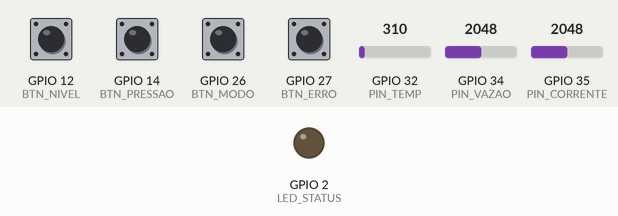
This sketch was run on a simulated ESP32. On the bench: output pins drawn as LEDs (lit = HIGH). Inputs (shaded band) come from the test bench; at power-on: GPIO 12 (BTN_NIVEL), GPIO 14 (BTN_PRESSAO), GPIO 26 (BTN_MODO), GPIO 27 (BTN_ERRO) HIGH, GPIO 32 (PIN_TEMP) = 310, GPIO 34 (PIN_VAZAO) = 2048, GPIO 35 (PIN_CORRENTE) = 2048. WiFi joins after 1.5 s; servers stay silent unless stated; random numbers use the default seed unless the sketch sets one; no MQTT or app messages arrive unless stated; what the sketch prints to the serial monitor is not drawn.

Above: at 0.0 s.
At 1.6 s:
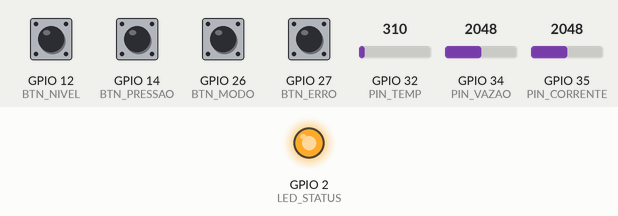
Timing chart, 0 to 3.1 s (numbered marks = the images above):
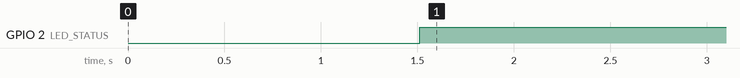

Measured:
- by itself, GPIO 2 (LED_STATUS): LOW → HIGH at 1.5 s

The sketch:

ESP32_PredictDT.ino
```cpp
#include <WiFi.h>
#include <PubSubClient.h>

// --- Configurações de Rede ---
const char* ssid = "NOME_REDE";
const char* password = "SENHA_REDE";
const char* mqtt_server = "broker.hivemq.com";

// --- Definições de Hardware (Pinos) ---
#define LED_STATUS 2     // LED Azul nativo do ESP32
#define PIN_VAZAO 34
#define PIN_CORRENTE 35
#define PIN_TEMP 32

#define BTN_NIVEL 12
#define BTN_PRESSAO 14
#define BTN_ERRO 27
#define BTN_MODO 26
#define BTN_RESET 25

WiFiClient espClient;
PubSubClient client(espClient);
unsigned long lastMsg = 0;
unsigned long lastBlink = 0;
const char* topicPrefix = "predictdt/sbl/bomba01/";

void setup_wifi() {
  delay(10);
  Serial.println("\nConectando WiFi...");
  WiFi.begin(ssid, password);
  while (WiFi.status() != WL_CONNECTED) {
    digitalWrite(LED_STATUS, LOW); // LED apagado enquanto não tem WiFi
    delay(500);
    Serial.print(".");
  }
  Serial.println("\nWiFi Conectado!");
}

void reconnect() {
  while (!client.connected()) {
    // Lógica para piscar o LED enquanto tenta o Broker
    unsigned long now = millis();
    if (now - lastBlink > 200) {
      lastBlink = now;
      digitalWrite(LED_STATUS, !digitalRead(LED_STATUS));
    }

    Serial.print("Tentando MQTT...");
    String clientId = "ESP32_PredictDT_" + String(random(0, 0xffff), HEX);

    if (client.connect(clientId.c_str())) {
      Serial.println("Conectado!");
      digitalWrite(LED_STATUS, HIGH); // Fica aceso direto ao conectar no Broker
    } else {
      Serial.print("falhou, rc=");
      Serial.print(client.state());
      Serial.println(" tentando novamente...");
      // O loop vai continuar e o LED vai piscar por causa do código acima
      delay(2000);
    }
  }
}

void enviarTelemetria() {
  float vazao = map(analogRead(PIN_VAZAO), 0, 4095, 0, 500) / 10.0;
  float corrente = map(analogRead(PIN_CORRENTE), 0, 4095, 0, 300) / 10.0;
  float temperatura = map(analogRead(PIN_TEMP), 0, 4095, 200, 1100) / 10.0;

  bool nivelOk = digitalRead(BTN_NIVEL);
  bool pressaoOk = digitalRead(BTN_PRESSAO);
  bool erroHardware = digitalRead(BTN_ERRO);
  bool modoAuto = digitalRead(BTN_MODO);

  client.publish((String(topicPrefix) + "vazao").c_str(), String(vazao).c_str());
  client.publish((String(topicPrefix) + "corrente").c_str(), String(corrente).c_str());
  client.publish((String(topicPrefix) + "temperatura").c_str(), String(temperatura).c_str());
  client.publish((String(topicPrefix) + "nivel_status").c_str(), nivelOk ? "1" : "0");
  client.publish((String(topicPrefix) + "pressao_status").c_str(), pressaoOk ? "1" : "0");
  client.publish((String(topicPrefix) + "sensor_health").c_str(), erroHardware ? "1" : "0");
  client.publish((String(topicPrefix) + "modo_operacao").c_str(), modoAuto ? "AUTO" : "MANUAL");

  Serial.println(">>> Telemetria enviada.");
}

void setup() {
  Serial.begin(115200);
  pinMode(LED_STATUS, OUTPUT);
  pinMode(BTN_NIVEL, INPUT_PULLUP);
  pinMode(BTN_PRESSAO, INPUT_PULLUP);
  pinMode(BTN_ERRO, INPUT_PULLUP);
  pinMode(BTN_MODO, INPUT_PULLUP);
  pinMode(BTN_RESET, INPUT_PULLUP);

  setup_wifi();
  client.setServer(mqtt_server, 1883);
}

void loop() {
  if (!client.connected()) {
    reconnect();
  } else {
    digitalWrite(LED_STATUS, HIGH); // Garante que fica aceso se estiver tudo OK
  }

  client.loop();

  unsigned long now = millis();
  if (now - lastMsg > 1000) {
    lastMsg = now;
    enviarTelemetria();
  }
}
```
